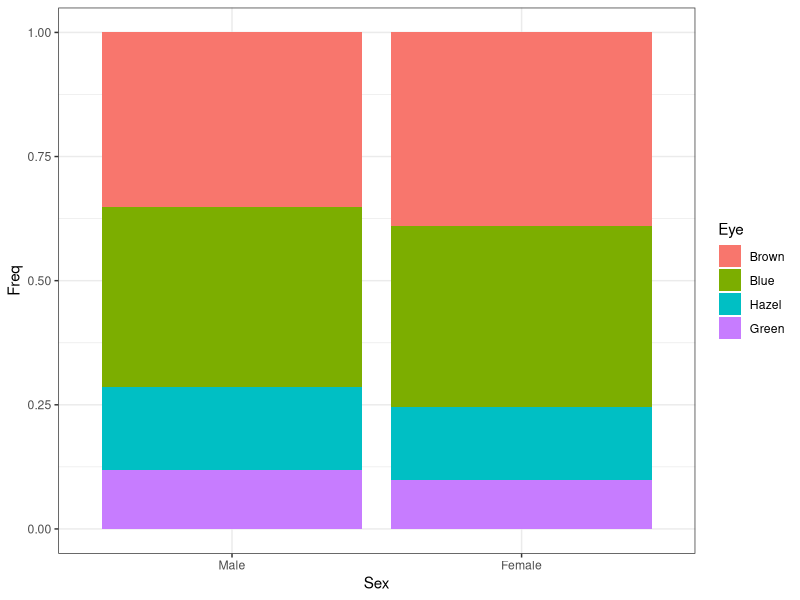
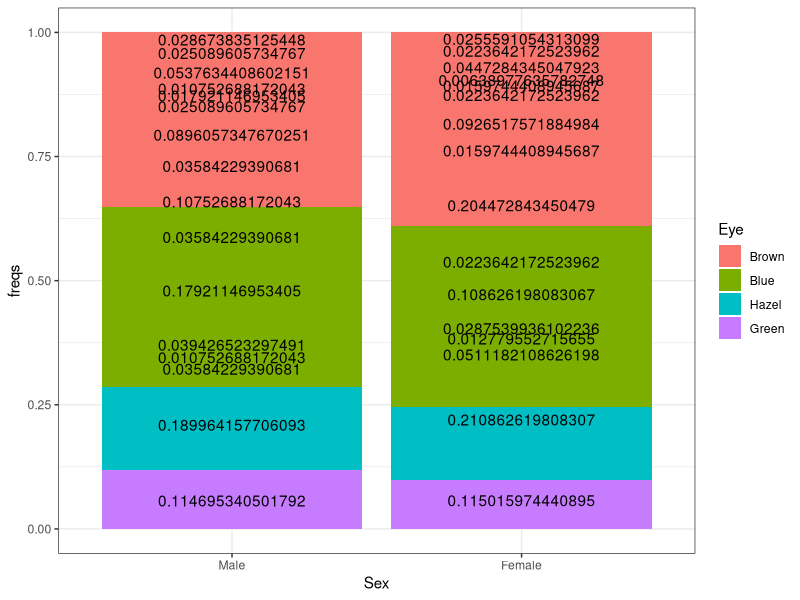

Write the R code that produced these figures, in order.
## ---- chunk 1
knitr::opts_chunk$set(warning = FALSE)  # suppress warnings in output
knitr::opts_chunk$set(message = FALSE)  # suppress messages in output
## ---- chunk 2
library("ggplot2")  # for plots
library("dplyr")  # for data manipulation
library("lazyeval")  # for standard evaluation inside the functions
library("data.table")  # another popular solution for data manipulation
## ---- chunk 3
d <- data.frame(HairEyeColor)
## ---- chunk 4
str(d)
## ---- chunk 5
eye_gender <- ggplot(data = d, aes(x = Sex, y = Freq, fill = Eye)) +
  geom_bar(stat = "identity", position = position_fill()) +
  theme_bw()

eye_gender
## ---- chunk 6
freq <- function(vect) {
  # Calculates relative frequencies based on the supplied vector
  # 
  # Args:
  #  vect: vector to calcualte relative frequencies
  #
  # Returns:
  #  Relative frequencies of a given vector
  vect <- vect/sum(vect, na.rm = TRUE)
  return(vect)
}
## ---- chunk 7
fillData_f <- function(data, grouper, init_freq_count) {
  # Function counts relative frequencies based on supplied grouping and 
  # initial count variables and provides position variable 
  # for adding them to bar chart in form of text labels.
  # 
  # Args:
  #  data: your table with data
  #  grouper: variable you group your dataset by (x axis variable)
  #  init_freq_count: NON relative frequencies available to you
  #
  # Returns:
  #  Dataframe with counted relative group frequencies and 
  #  position variable for plotting them in form of text labels
  dots <- interp(~ freq(variable), variable = as.name(init_freq_count))
  data <- data %>%
    group_by_(grouper) %>%
    mutate_(.dots = setNames(list(dots), c("freqs"))) %>%
    mutate(position = cumsum(freqs) - 0.5 * freqs)
  return(data)
}
## ---- chunk 8
d <- d[,2:4]
d_f <- fillData_f(d, grouper = "Sex", init_freq_count = "Freq")

sum(d_f$freqs)
## ---- chunk 9
eye_gender_f <- ggplot(data = d_f, aes(x = Sex, y = freqs, fill = Eye)) +
  geom_bar(stat = "identity") +
  geom_text(aes(y = position, label = freqs)) +
  theme_bw()

eye_gender_f
## ---- chunk 10
fillData <- function(data, ...) {
  # Function counts relative frequencies based on supplied grouping variables
  # and provides position variable for adding them to bar chart in form of text
  # labels
  # 
  # Args:
  #  data: your table with data
  #  ...: variables you group your dataset by (x axis and fill variables)
  #       You need 2: one for x axis and one for bar filling
  #
  # Returns:
  #  Dataframe with counted relative group frequencies and 
  #  position variable for plotting them in form of text labels
  data <- data %>%
    group_by_(...) %>%
    summarise(count = n()) %>%
    mutate(freqs = freq(count),
           position = cumsum(freqs) - 0.5 * freqs)
  return(data)
}
